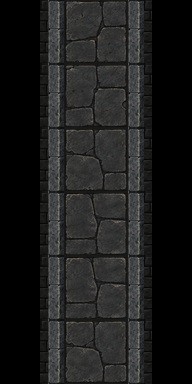

Below is a game level as drawn by its tile map, then a one-line description and the .tmx file that defines it, in full:
An orthogonal 3x6 tile map with 64x64 px tiles, 6 tile layers (Ground, WallsBack_02, WallsBack_01, DecorBack_02, ...), 3 tilesets and 4 objects (exit_north, exit_south).

<map version="1.10" tiledversion="1.12.2" orientation="orthogonal" renderorder="right-down" width="3" height="6" tilewidth="64" tileheight="64" infinite="0" nextlayerid="11" nextobjectid="15">
 <tileset firstgid="1" source="act3_floor_64.tsx" />
 <tileset firstgid="9" source="items.tsx" />
 <tileset firstgid="177" source="my_tiles_textured_v9.tsx" />
 <layer id="1" name="Ground" width="3" height="6">
  <data encoding="csv">
0,5,0,
0,1,0,
0,3,0,
0,6,0,
0,6,0,
0,3,0
</data>
 </layer>
 <layer id="3" name="WallsBack_02" width="3" height="6">
  <data encoding="csv">
0,0,0,
0,0,0,
0,0,0,
0,0,0,
0,0,0,
0,0,0
</data>
 </layer>
 <layer id="2" name="WallsBack_01" width="3" height="6">
  <data encoding="csv">
186,0,188,
186,0,188,
186,0,188,
186,0,188,
186,0,188,
0,0,0
</data>
 </layer>
 <layer id="6" name="DecorBack_02" width="3" height="6">
  <data encoding="csv">
0,0,0,
0,0,0,
0,0,0,
0,0,0,
0,0,0,
0,0,0
</data>
 </layer>
 <layer id="4" name="WallsFront_01" width="3" height="6">
  <data encoding="csv">
0,0,0,
0,0,0,
0,0,0,
0,0,0,
0,0,0,
186,0,188
</data>
 </layer>
 <layer id="5" name="DecorFront_01" width="3" height="6">
  <data encoding="csv">
0,0,0,
0,0,0,
0,0,0,
0,0,0,
0,0,0,
0,0,0
</data>
 </layer>
 <objectgroup id="7" name="Barriers" />
 <objectgroup id="8" name="Blocked">
  <object id="7" x="8.5" y="10" width="43" height="366.5" />
  <object id="14" x="143.5" y="8.25" width="43" height="366.5" />
 </objectgroup>
 <objectgroup id="9" name="Entities" />
 <objectgroup id="10" name="Connectors">
  <object id="12" name="exit_north" x="98.4384" y="30.6061">
   <point />
  </object>
  <object id="13" name="exit_south" x="99.5" y="370">
   <point />
  </object>
 </objectgroup>
</map>
